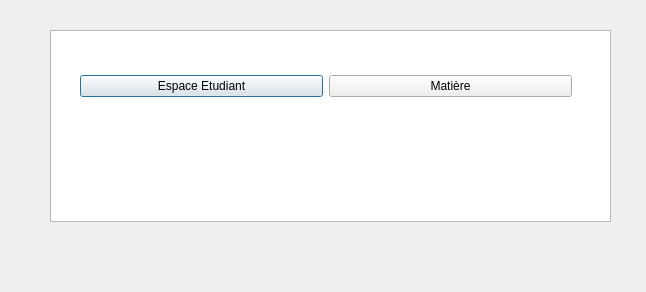
<?xml version="1.0" encoding="UTF-8"?>
<ui version="4.0">
 <class>Platforme1</class>
 <widget class="QDialog" name="Platforme1">
  <property name="geometry">
   <rect>
    <x>0</x>
    <y>0</y>
    <width>646</width>
    <height>292</height>
   </rect>
  </property>
  <property name="windowTitle">
   <string>Fenetre Choix</string>
  </property>
  <widget class="QTableWidget" name="tableWidget">
   <property name="geometry">
    <rect>
     <x>50</x>
     <y>30</y>
     <width>561</width>
     <height>192</height>
    </rect>
   </property>
  </widget>
  <widget class="QWidget" name="horizontalLayoutWidget">
   <property name="geometry">
    <rect>
     <x>80</x>
     <y>70</y>
     <width>492</width>
     <height>32</height>
    </rect>
   </property>
   <layout class="QHBoxLayout" name="horizontalLayout">
    <item>
     <widget class="QPushButton" name="pushButton">
      <property name="text">
       <string>Espace Etudiant</string>
      </property>
     </widget>
    </item>
    <item>
     <widget class="QPushButton" name="pushButton_4">
      <property name="text">
       <string>Matière</string>
      </property>
     </widget>
    </item>
   </layout>
  </widget>
 </widget>
 <resources/>
 <connections/>
</ui>
